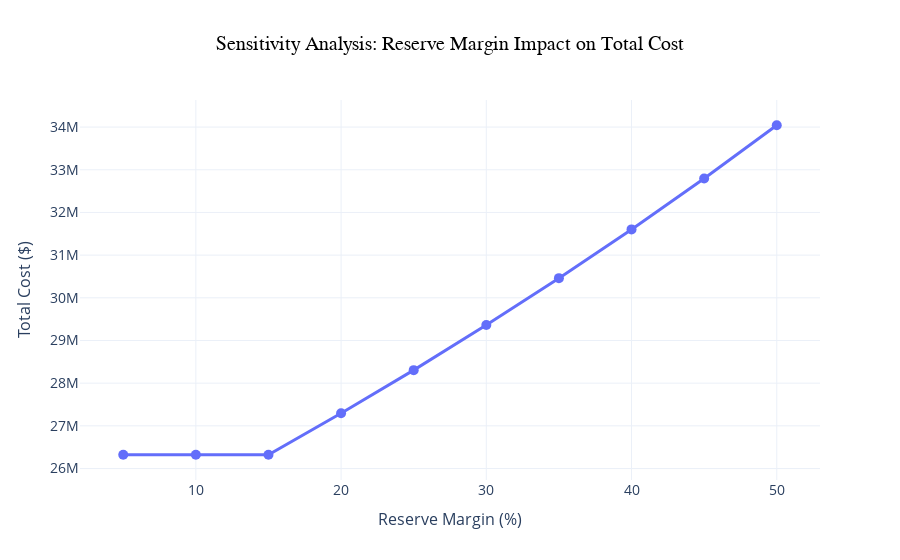

Notebook cell for this chart:
### Markdown cell above
***Graphical Approach***

The graphical approach visually demonstrates how the total cost of the model (including operational, fuel, startup, shutdown, and health costs) changes with varying reserve margins. It provides an intuitive, high-level understanding of the trade-offs between reliability and cost-efficiency, making it ideal for stakeholder presentations and strategic decision-making.

### Code cell
# Define reserve margin scenarios (e.g., 10%, 15%, 20%, 25%)
reserve_margin_values = [0.05, 0.10, 0.15, 0.20, 0.25, 0.3, 0.35, 0.4, 0.45, 0.5]  # Different reserve margins to test
sensitivity_results = []

# Perform sensitivity analysis
for margin in reserve_margin_values:
    if "ReserveMargin" in [constr.ConstrName for constr in model.getConstrs()]:
        model.remove(model.getConstrByName("ReserveMargin"))
    
    model.addConstrs(
        (gb.quicksum(p[i, t] for i in unique_generators) >= (1 + margin) * d[t]
         for t in H),
        name="ReserveMargin"
    )
    

    model.optimize()
    
    total_cost = model.ObjVal  # Get the objective function value
    sensitivity_results.append({"Reserve Margin (%)": margin * 100, "Total Cost": total_cost})

sensitivity_df = pd.DataFrame(sensitivity_results)


fig = px.line(
    sensitivity_df,
    x="Reserve Margin (%)",
    y="Total Cost",
    title="Sensitivity Analysis: Reserve Margin Impact on Total Cost",
    markers=True,
    labels={"Reserve Margin (%)": "Reserve Margin (%)", "Total Cost": "Total Cost ($)"},
    template="plotly_white"
)
fig.update_traces(line=dict(width=3), marker=dict(size=10))
fig.update_layout(
    title=dict(font=dict(size=20, family="Arial", color="black"), x=0.5),
    xaxis=dict(title_font=dict(size=16), tickfont=dict(size=14)),
    yaxis=dict(title_font=dict(size=16), tickfont=dict(size=14)),
    legend=dict(font=dict(size=12), title_font=dict(size=14))
)

fig.show()

### Figure 1 — Plotly figure (JSON) as saved in the notebook; plotly's stock layout.template omitted (floating-point values rounded to 4 significant figures)
{"data": [{"hovertemplate": "Reserve Margin (%)=%{x}<br>Total Cost ($)=%{y}<extra></extra>", "legendgroup": "", "line": {"color": "#636efa", "dash": "solid", "width": 3}, "marker": {"size": 10, "symbol": "circle"}, "mode": "lines+markers", "name": "", "orientation": "v", "showlegend": false, "type": "scatter", "x": [5, 10, 15, 20, 25, 30, 35, 40, 45, 50], "xaxis": "x", "y": [26320000.0, 26320000.0, 26320000.0, 27290000.0, 28310000.0, 29360000.0, 30460000.0, 31600000.0, 32800000.0, 34040000.0], "yaxis": "y"}], "layout": {"legend": {"font": {"size": 12}, "title": {"font": {"size": 14}}, "tracegroupgap": 0}, "title": {"font": {"color": "black", "family": "Arial", "size": 20}, "text": "Sensitivity Analysis: Reserve Margin Impact on Total Cost", "x": 0.5}, "xaxis": {"anchor": "y", "domain": [0, 1], "tickfont": {"size": 14}, "title": {"font": {"size": 16}, "text": "Reserve Margin (%)"}}, "yaxis": {"anchor": "x", "domain": [0, 1], "tickfont": {"size": 14}, "title": {"font": {"size": 16}, "text": "Total Cost ($)"}}}}
